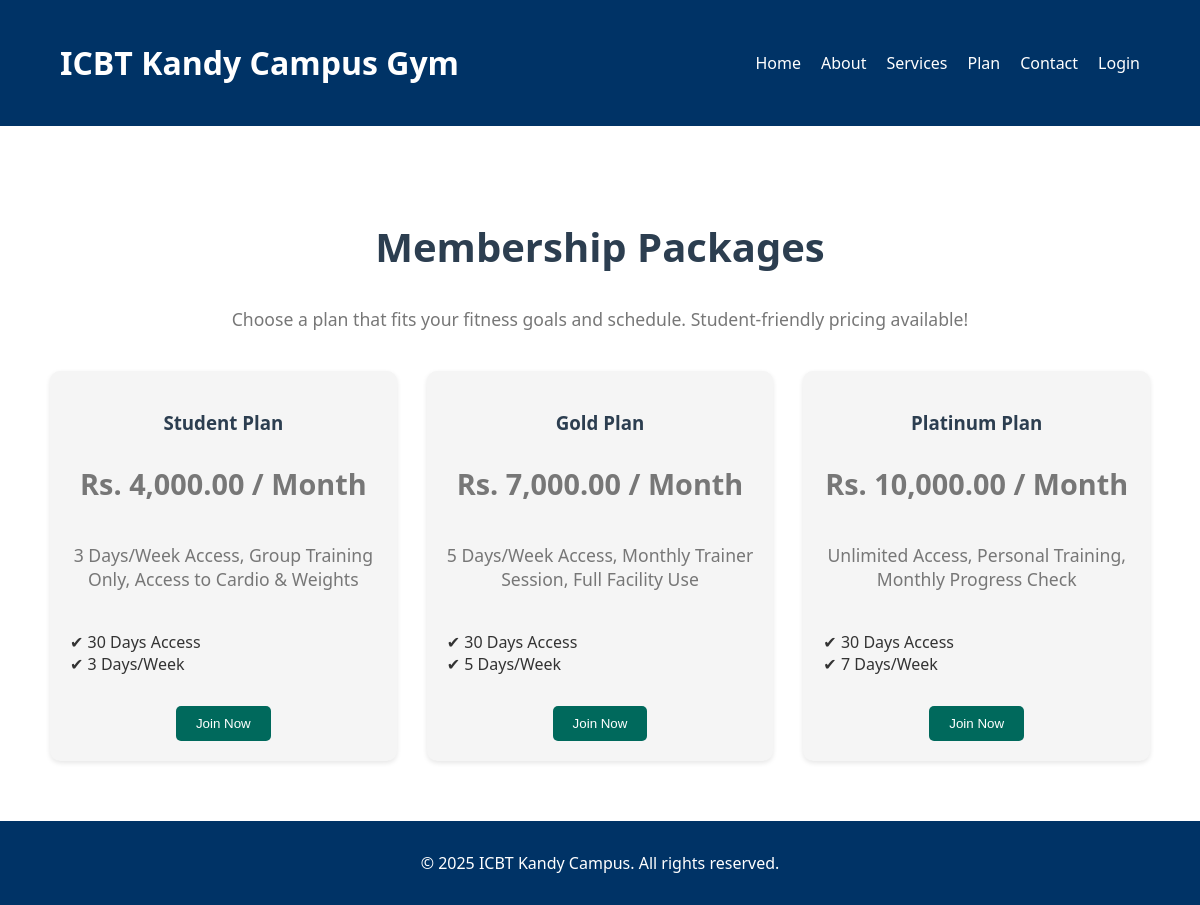
The app's page /plan.php with its own data.
### tables this page shows
CREATE TABLE `membership_plans` (
  `id` int(11) NOT NULL,
  `name` varchar(100) NOT NULL,
  `description` text DEFAULT NULL,
  `price` decimal(10,2) NOT NULL,
  `duration_days` int(11) NOT NULL,
  `access_days_per_week` int(11) DEFAULT NULL
);

### plan.php (the view, shortened to what this page needs)
<?php
include "header.php";
require_once "config.php";
$sql = "SELECT * FROM membership_plans";
if($result = $conn->query($sql)){
    $membership_plans = $result->fetch_all(MYSQLI_ASSOC);
} else{
    echo "ERROR: Could not able to execute $sql. " . $conn->error;
}
?>
    <section id="membership" class="membership-section">
        <div class="membership-content">
            <h2>Membership Packages</h2>
            <p>
                Choose a plan that fits your fitness goals and schedule. Student-friendly pricing available!
            </p>
            <div class="membership-plans">
                <?php foreach($membership_plans as $plan): ?>
                <div class="plan-card">
                    <h3><?php echo htmlspecialchars($plan['name']); ?></h3>
                    <p style="font-size: 1.8em; font-weight: bold;">Rs. <?php echo number_format($plan['price'], 2); ?> / Month</p>
                    <p><?php echo htmlspecialchars($plan['description']); ?></p>
                    <ul>
                        <li>✔ <?php echo $plan['duration_days']; ?> Days Access</li>
                        <li>✔ <?php echo $plan['access_days_per_week']; ?> Days/Week</li>
                    </ul>
                    <button onclick="location.href='register.php'">
                        Join Now
                    </button>
                </div>
                <?php endforeach; ?>
            </div>
        </div>
    </section>
<?php include "footer.php"; ?>

### style.css (style rules this page uses)
body { font-family: 'Segoe UI', sans-serif; margin: 0; padding: 0; background-color: #f4f4f4; color: #333; }
.membership-section { padding: 60px 20px; background-color: #ffffff; }
.membership-content { max-width: 1100px; margin: auto; text-align: center; }
.membership-content h2 { font-size: 2.5em; color: #2c3e50; }
.membership-content p { font-size: 1.1em; color: #777; margin-bottom: 40px; }
.membership-plans { display: flex; flex-wrap: wrap; justify-content: center; gap: 30px; }
.plan-card { flex: 1 1 280px; background-color: #f5f5f5; border-radius: 10px; padding: 20px; box-shadow: 0 2px 5px rgba(0,0,0,0.1); transition: transform 0.3s ease; }
.plan-card h3 { color: #2c3e50; }
.plan-card ul { list-style: none; padding: 0; text-align: left; }
.plan-card button { margin-top: 15px; padding: 10px 20px; background-color: #00695c; color: white; border: none; border-radius: 5px; cursor: pointer; transition: background-color 0.3s ease; }

### records on screen
membership_plans: name "Student Plan", price "4,000.00", description "3 Days/Week Access, Group Training Only, Access to Cardio & Weights", duration_days "30", access_days_per_week "3"
membership_plans: name "Gold Plan", price "7,000.00", description "5 Days/Week Access, Monthly Trainer Session, Full Facility Use", duration_days "30", access_days_per_week "5"
membership_plans: name "Platinum Plan", price "10,000.00", description "Unlimited Access, Personal Training, Monthly Progress Check", duration_days "30", access_days_per_week "7"
